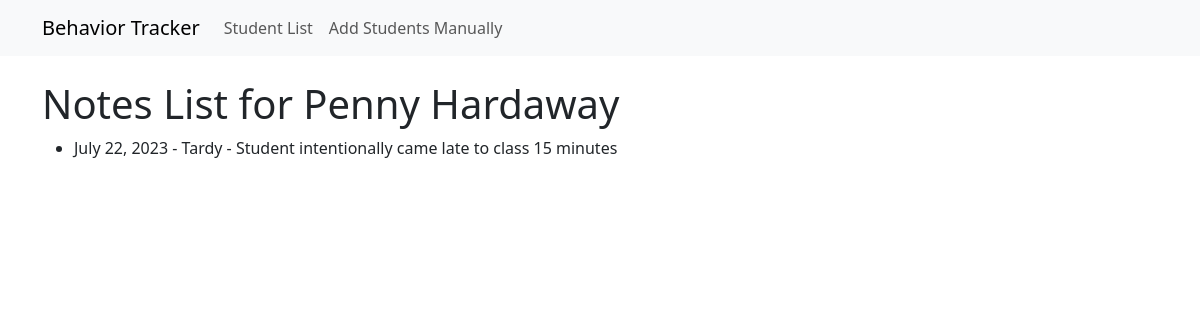
The page /student/7/notes_list/ on the database its author committed.
### behavior_app/models.py (models this page shows, shortened)
class Student(models.Model):
    first_name = models.CharField(max_length=100)
    last_name = models.CharField(max_length=100)
    def __str__(self):
        return f"{self.first_name} {self.last_name}"

class Note(models.Model):
    student = models.ForeignKey(Student, on_delete=models.CASCADE, related_name='notes')
    date = models.DateField(auto_now_add=True)  # Automatically adds the current date when a new note is created
    behavior = models.ForeignKey(Behavior, on_delete=models.CASCADE)
    notes = models.TextField()

class Behavior(models.Model):
    name = models.CharField(max_length=100)
    def __str__(self):
        return self.name

### behavior_app/views.py (the view)
# urls.py: path('student/<int:pk>/notes_list/', views.NotesListView.as_view(), name='notes-list'),
class NotesListView(View):
    template_name = 'notes_list.html'
    def get(self, request, *args, **kwargs):
        student = Student.objects.get(pk=self.kwargs['pk'])
        notes = student.notes.all()
        context = {
            'student': student,
            'notes': notes,
        }
        return render(request, self.template_name, context)

### behavior_app/templates/notes_list.html (shortened to what this page needs)
{% extends 'base.html' %}
{% block content %}
<body>
<h1>Notes List for {{ student }}</h1>
<ul>
    {% for note in notes %}
    <li>{{ note.date }} - {{ note.behavior }} - {{ note.notes }}</li>
    {% endfor %}
</ul>
</body>
{% endblock %}

### rows shown on the page
Student: first_name+last_name "Penny Hardaway"
Note: date "July 22, 2023", behavior "Tardy", notes "Student intentionally came late to class 15 minutes"
